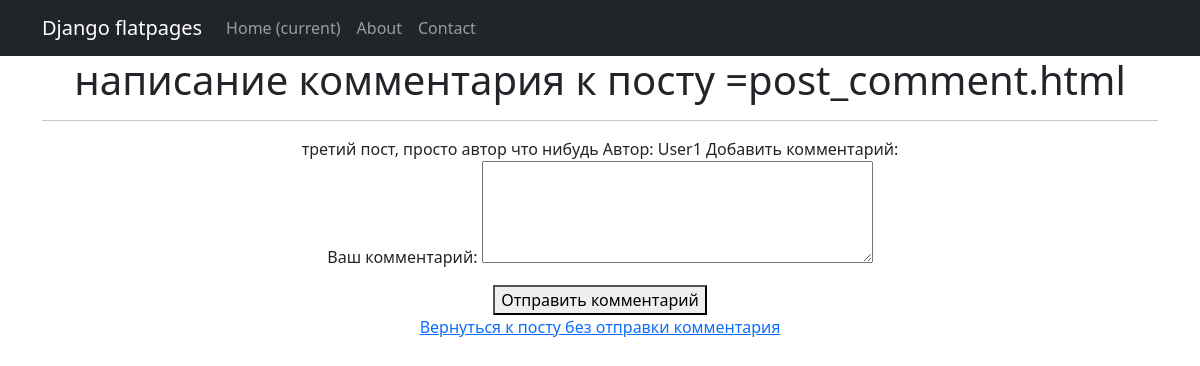
/news/3/comment/ (signed in), run on the app's committed database.
### news/models.py (models this page shows, shortened)
class Post(models.Model):
    category = models.ForeignKey(Category, on_delete=models.CASCADE, related_name='category_post') # только 1 категория на пост
    user = models.ForeignKey(User, on_delete = models.CASCADE, related_name='user_post')
    time_in = models.DateTimeField(auto_now_add=True)
    time_ism = models.DateTimeField(auto_now=True)
    zagolov = models.CharField(max_length=100, default='')
    text = models.TextField()
    comments = models.ManyToManyField(User, through = 'Comment')

### news/views.py (the view)
class PostCommentView(LoginRequiredMixin, DetailView):
    model = Post
    template_name = 'post_comment.html'
    context_object_name = 'post'
    def get_context_data(self, **kwargs):
        context = super().get_context_data(**kwargs)
        context['form'] = CommentForm()
        return context
    def post(self, request, *args, **kwargs):  # Исправлено: args -> *args, *kwargs -> **kwargs
        self.object = self.get_object()
        form = CommentForm(request.POST)
        if form.is_valid():
            comment = form.save(commit=False)
            comment.post = self.object
            comment.user = request.user
            comment.save()
            return redirect('post_list_uno', pk=self.object.pk)
        return self.render_to_response(self.get_context_data(form=form))

### news/forms.py
class CommentForm(forms.ModelForm):
    class Meta:
        model = Comment
        fields = ['comment']
        labels = {'comment': 'Ваш комментарий'}
        widgets = {'comment': forms.Textarea(attrs={'rows': 4})}

### templates/post_comment.html (shortened to what this page needs)
{% extends 'flatpages/default.html' %}
{% block content %}
<h1> написание комментария к посту  =post_comment.html </h1>
<hr>
{{ post.zagolov }}
{{ post.text }}
Автор: {{ post.user }}
Добавить комментарий:
<form method="post">
    {{ form.as_p }}
    <button type="submit">Отправить комментарий</button>
</form>
<a href="/news/{{ post.id }}">Вернуться к посту без отправки комментария</a>
{% endblock content %}

### data on the page
Post: zagolov "третий пост, просто автор", text "что нибудь", user "User1"
